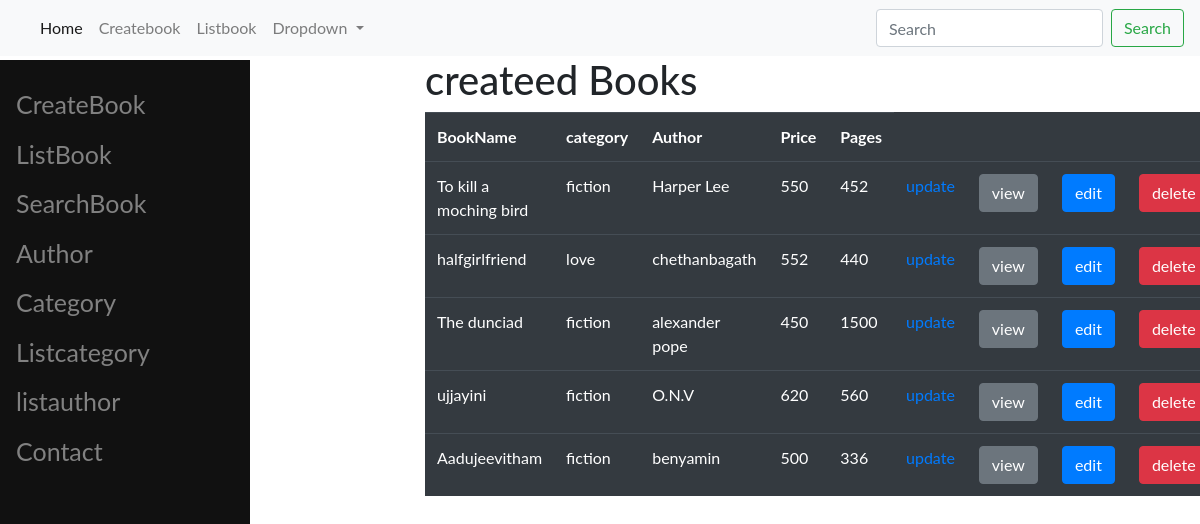
Page /vendor/listbook on the committed database.
### vendor/models.py (models this page shows, shortened)
class Books(models.Model):
    book_name=models.CharField(max_length=200)
    category_name=models.ForeignKey(Category,on_delete=models.CASCADE)
    author=models.ForeignKey(Author,on_delete=models.CASCADE)
    price=models.IntegerField(default=50)
    pages=models.IntegerField(default=50)

class Category(models.Model):
    category_name=models.CharField(max_length=250,unique=True)
    def __str__(self):
        return self.category_name

class Author(models.Model):
    author_name=models.CharField(max_length=200,unique=True)
    def __str__(self):
        return self.author_name

### vendor/views.py (the view)
# urls.py: path('listbook',list_book,name="listbook"),
def list_book(request):
    template_name="list_book.html"
    querySet=Books.objects.all()
    context={}
    context["qs"]=querySet
    return render(request,template_name,context)

### vendor/templates/list_book.html
<!DOCTYPE html>
{% extends 'base.html' %}
{% block content %}
<div class="container">
    <div class="row">
        <div class="col-lg"></div>
        <div class="col-lg">
            <h1>createed Books</h1>
        </div>
        <div class="col-lg"></div>
    </div>
    <div class="row">
        <div class="col-lg"></div>
        <div class="col-lg">
            <table class="table table-dark">
                <th scope="col">BookName</th>
                <th scope="col">category</th>
                <th scope="col">Author</th>
                <th scope="col">Price</th>
                <th scope="col">Pages</th>
                {%for book in qs%}
                <tr>
                    <td>{{book.book_name}}</td>
                    <td>{{book.category_name}}</td>
                    <td>{{book.author}}</td>
                    <td>{{book.price}}</td>
                    <td>{{book.pages}}</td>
                    <td><a href="{%url 'updatebook' book.id %}">update</a></td>
                    <td><a href="{%url 'viewbook' book.id %}" class="btn btn-secondary">view</a> </td>
                    <td><a href="{%url 'updatebook' book.id %}" class="btn btn-primary">edit</a> </td>
                    <td><a href="{%url 'deletebook' book.id %}" class="btn btn-danger">delete</a> </td>
                </tr>
                {% endfor %}
            </table>
        </div>
        <div class="col-lg"></div>
    </div>
</div>
{% endblock %}

### vendor/templates/base.html (shortened to what this page needs)
<!DOCTYPE html>
<html lang="en">
<head>
    <link rel="stylesheet" href="https://stackpath.bootstrapcdn.com/bootstrap/4.5.0/css/bootstrap.min.css">
</head>
<body>
<nav class = "navbar navbar-expand-lg navbar-light bg-light">
  <div class="collapse navbar-collapse" id="navbarSupportedContent">
    <ul class="navbar-nav mr-auto">
      <li class="nav-item active">
        <a class="nav-link" href="#">Home <span class="sr-only">(current)</span></a>
      </li>
      <li class="nav-item">
        <a class="nav-link" href="{%url 'createbook' %}">Createbook</a>
      </li>
      <li class="nav-item">
        <a class="nav-link" href="{%url 'listbook' %}">Listbook</a>
      </li>
      <li class="nav-item dropdown">
        <a class="nav-link dropdown-toggle" href="#" id="navbarDropdown" role="button" data-toggle="dropdown" aria-haspopup="true" aria-expanded="false">
          Dropdown
        </a>
      </li>
    </ul>
    <form class="form-inline my-2 my-lg-0">
      <input class="form-control mr-sm-2" type="search" placeholder="Search" aria-label="Search">
      <button class="btn btn-outline-success my-2 my-sm-0" type="submit">Search</button>
    </form>
  </div>
</nav>
<div class="sidenav">
  <a href="{%url 'createbook' %}">CreateBook</a>
  <a href="{%url 'listbook' %}">ListBook</a>
  <a href="{%url 'bookauthor'%}">SearchBook</a>
  <a href="{%url 'bookauthor'%}">Author</a>
  <a href="{%url 'bookcategory'%}">Category</a>
  <a href="{%url 'listcategory'%}">Listcategory</a>
  <a href="{%url 'listauthor'%}">listauthor</a>
  <a href="#contact">Contact</a>
</div>
{% block content %}
{% endblock %}
</body>
</html>

### vendor/templates/base.html (style rules this page uses)
body { font-family: "Lato", sans-serif; }
.sidenav { margin-top:60px; height: 100%; width: 250px; position: fixed; z-index: 1; top: 0; left: 0; background-color: #111; overflow-x: hidden; padding-top: 20px; }
.sidenav a { padding: 6px 8px 6px 16px; text-decoration: none; font-size: 25px; color: #818181; display: block; }

### rows in the picture
Books: book_name "To kill a moching bird", category_name "fiction", author "Harper Lee", price "550", pages "452"
Books: book_name "halfgirlfriend", category_name "love", author "chethanbagath", price "552", pages "440"
Books: book_name "The dunciad", category_name "fiction", author "alexander pope", price "450", pages "1500"
Books: book_name "ujjayini", category_name "fiction", author "O.N.V", price "620", pages "560"
Books: book_name "Aadujeevitham", category_name "fiction", author "benyamin", price "500", pages "336"
